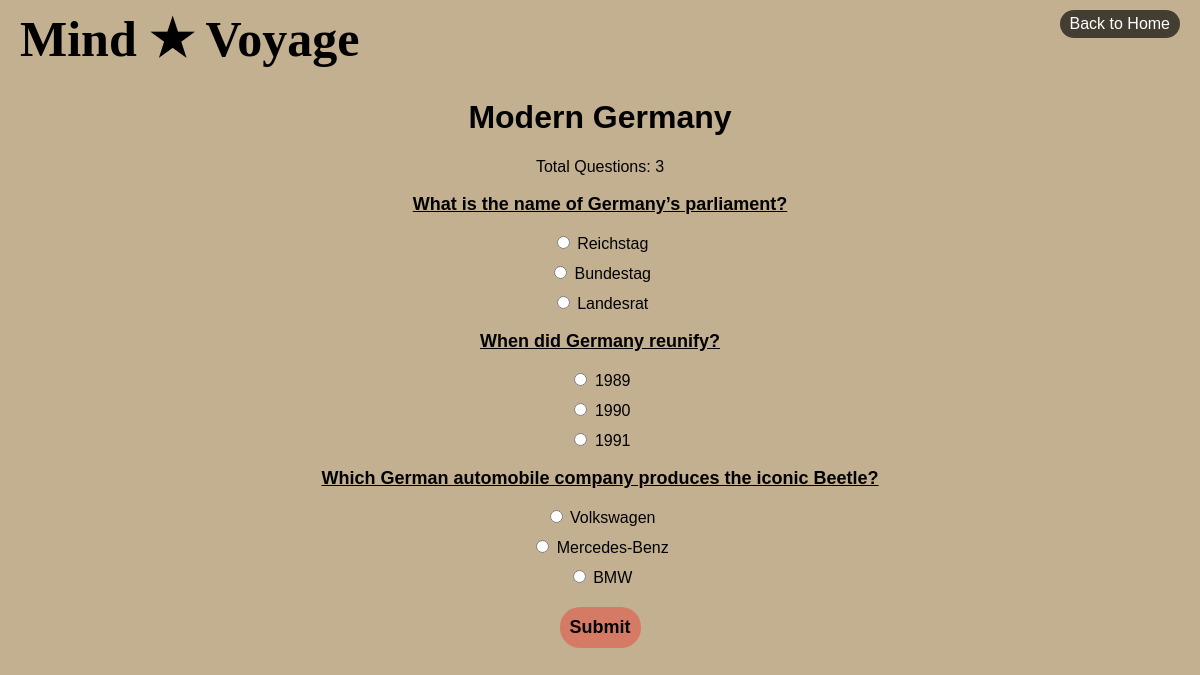
The app's page /quiz_app/quiz/12/ with its own data.
### quiz_app/models.py (models this page shows, shortened)
class Quiz(models.Model):
    CATEGORY_CHOICES = [
    ('Science', 'Science'),
    ('History', 'History'),
    ]
    title = models.CharField(max_length=200)
    category = models.CharField(max_length=50, choices=CATEGORY_CHOICES)  # Added category
    total_score = models.IntegerField(default=50)
    created_by = models.ForeignKey(User, on_delete=models.CASCADE)

class Question(models.Model):
    quiz = models.ForeignKey(Quiz, on_delete=models.CASCADE, related_name="questions")
    text = models.TextField()
    score = models.IntegerField(default=10)

class Answer(models.Model):
    question = models.ForeignKey(Question, on_delete=models.CASCADE, related_name="answers")
    text = models.CharField(max_length=200)
    is_correct = models.BooleanField(default=False)

### quiz_app/views.py (the view)
# urls.py: path('quiz/<int:quiz_id>/', views.quiz, name='quiz'),
def quiz(request, quiz_id):
    quiz = get_object_or_404(Quiz, id=quiz_id)
    questions = quiz.questions.all().order_by("?")  # Randomize questions
    if request.method == 'POST':
        result = Result.objects.create(
            user=request.user, quiz=quiz, attempted_at=timezone.now()
            )
        user_score = 0
        for question in questions:
            correct_answer = question.answers.filter(is_correct=True).first()
            user_answer_id = request.POST.get(f'question_{question.id}')
            answer = question.answers.filter(id=user_answer_id).first()
            if answer:
                UserAnswer.objects.create(
                    result=result, question=question, answer=answer
                    )
            if str(correct_answer.id) == user_answer_id:
                user_score += question.score
        result.score=user_score
        result.save()
        return redirect('result', result_id=result.id)
    elif request.method == 'GET':
        context = {'quiz': quiz, 'questions': questions}
        return render(request, 'quiz.html', context)

### quiz_app/templates/quiz.html (shortened to what this page needs)
{% load static %}
<!DOCTYPE html>
<html lang="en">
<head>
    <link rel="stylesheet" href="{% static 'css/quiz.css' %}">
</head>
<body>
    <header>
        <div class="logo">Mind ★ Voyage</div>
        <a href="{% url 'index' %}" class="back">Back to Home</a>
    </header>
    <h1>{{ quiz.title }}</h1>
    <p>Total Questions: {{ quiz.questions.count }}</p>
    <form method="POST">
        {% for question in quiz.questions.all %}
            <p class="question_text">{{ question.text }}</p>
            {% for answer in question.answers.all %}
                <label>
                    <input type="radio" name="question_{{ question.id }}" value="{{ answer.id }}" required>
                    {{ answer.text }}
                </label>
            {% endfor %}
        {% endfor %}
        <div style="margin-top: 20px;">
            <button type="submit" class="submit">Submit</button>
        </div>
    </form>
</body>
</html>

### static/css/quiz.css (style rules this page uses)
body { font-family: Arial, sans-serif; background: #C3B091; color: black; text-align: center; margin: 0; padding: 0; }
header { display: flex; justify-content: space-between; align-items: flex-start; padding: 10px 20px; background-color: #C3B091; }
.logo { font-family: fantasy; font-size: 50px; font-weight: bold; }
.back { color: white; text-decoration: none; background: rgba(0, 0, 0, 0.65); padding: 5px 10px; border-radius: 20px; cursor: pointer; }
.submit { color: black; background-color: rgba(255, 0, 0, 0.3); border-radius: 20px; border: none; padding: 10px; font-size: large; font-weight: bold; }
.question_text { font-size: large; font-weight: bold; text-decoration: underline; }
form label { display: block; margin-bottom: 10px; text-align: center; }

### records on screen
Quiz: title "Modern Germany", questions.count "3"
Question: text "What is the name of Germany’s parliament?"
Answer: text "Reichstag"
Answer: text "Bundestag"
Answer: text "Landesrat"
Question: text "When did Germany reunify?"
Answer: text "1989"
Answer: text "1990"
Answer: text "1991"
Question: text "Which German automobile company produces the iconic Beetle?"
Answer: text "Volkswagen"
Answer: text "Mercedes-Benz"
Answer: text "BMW"
